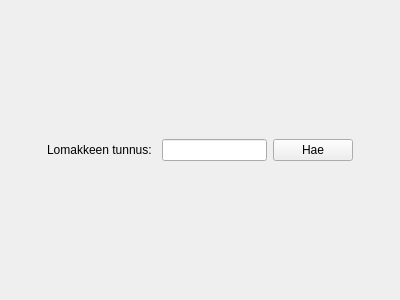
<?xml version="1.0" encoding="UTF-8"?>
<ui version="4.0">
 <class>loginWindow</class>
 <widget class="QWidget" name="loginWindow">
  <property name="geometry">
   <rect>
    <x>0</x>
    <y>0</y>
    <width>400</width>
    <height>300</height>
   </rect>
  </property>
  <property name="windowTitle">
   <string>Form</string>
  </property>
  <layout class="QHBoxLayout" name="horizontalLayout">
   <item>
    <spacer name="horizontalSpacer">
     <property name="orientation">
      <enum>Qt::Horizontal</enum>
     </property>
     <property name="sizeHint" stdset="0">
      <size>
       <width>40</width>
       <height>20</height>
      </size>
     </property>
    </spacer>
   </item>
   <item>
    <widget class="QLabel" name="label">
     <property name="text">
      <string>Lomakkeen tunnus: </string>
     </property>
    </widget>
   </item>
   <item>
    <widget class="QLineEdit" name="lineEdit">
     <property name="maximumSize">
      <size>
       <width>150</width>
       <height>16777215</height>
      </size>
     </property>
    </widget>
   </item>
   <item>
    <widget class="QPushButton" name="pushButton">
     <property name="text">
      <string>Hae</string>
     </property>
    </widget>
   </item>
   <item>
    <spacer name="horizontalSpacer_2">
     <property name="orientation">
      <enum>Qt::Horizontal</enum>
     </property>
     <property name="sizeHint" stdset="0">
      <size>
       <width>40</width>
       <height>20</height>
      </size>
     </property>
    </spacer>
   </item>
  </layout>
 </widget>
 <layoutdefault spacing="6" margin="11"/>
 <resources/>
 <connections/>
</ui>
